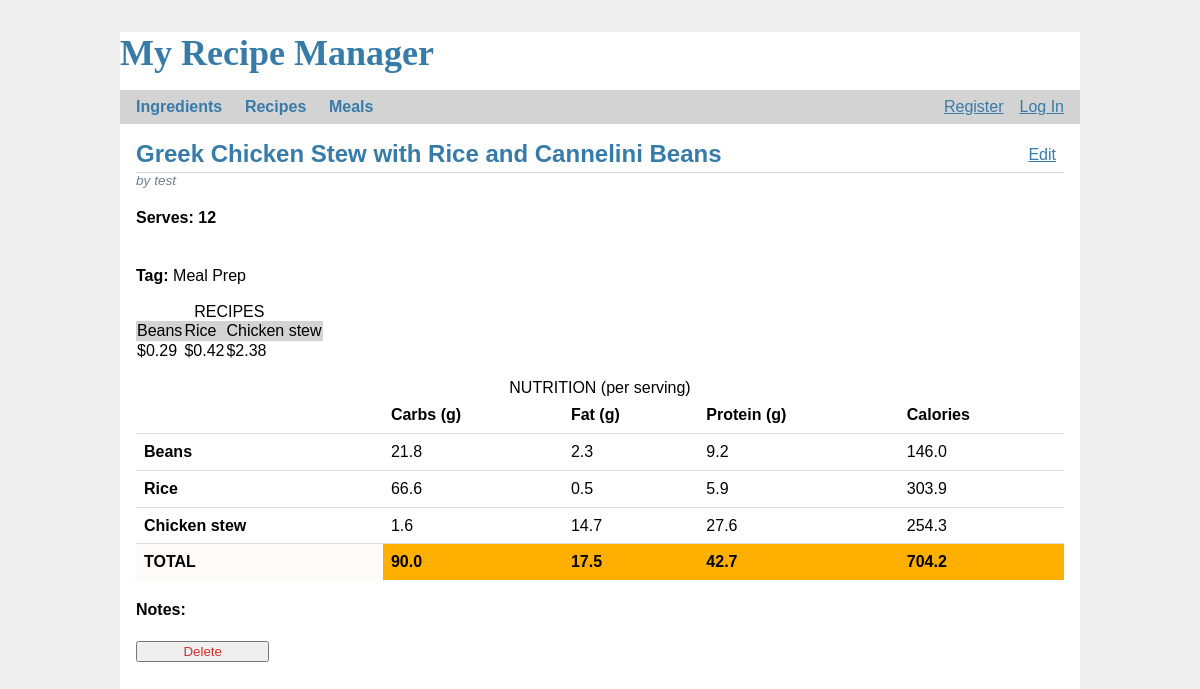
Page /meals/1/ on the committed database.
### tables this page shows
CREATE TABLE meal (
  id INTEGER PRIMARY KEY,
  author_id INTEGER NOT NULL,
  title TEXT NOT NULL,
  tag TEXT CHECK (tag in ('meal_prep', 'easy', 'weekend', 'brunch', 'other')),
  notes TEXT,
  FOREIGN KEY (author_id) REFERENCES user (id)
);

CREATE TABLE recipe (
  id INTEGER PRIMARY KEY,
  author_id INTEGER NOT NULL,
  title TEXT NOT NULL,
  body TEXT NOT NULL,
  servings INTEGER NOT NULL,
  tag TEXT CHECK (tag in ('starches', 'proteins', 'beans', 'vegetables', 'dessert', 'sauces', 'spices', 'others')),
  FOREIGN KEY (author_id) REFERENCES user (id)
);

### app/meals.py (the view)
@bp.route('/<meal_id>/')
def display_meal(meal_id):
    db = get_db()
    meal = db.execute('SELECT * FROM meal WHERE id = ?', (meal_id,)).fetchone()
    if not meal:
        abort(404, f"{meal_id} is not in the Recipe table.")
    recipes = db.execute(
        'SELECT * FROM mealRecipeRelationship WHERE mealID=(?)', (meal_id,)
    ).fetchall()
    recipes_db = []
    servings = recipes[0]['servings'] if recipes[0]['servings'] else 1
    macros_per_recipe = []  # list(list(int)) containing macros of each ingredient
    macro_totals = [0, 0, 0, 0]  # carbs, protein, fat, calories
    prices = []
    if recipes:
        for recipe in recipes:
            recipe_id = str(recipe['recipeID'])
            print(recipe_id)
            recipe_db = db.execute('SELECT * FROM recipe WHERE id=?',
                                   (recipe_id)).fetchone()
            recipes_db.append(recipe_db)
            temp = get_macros_price(recipe_db, servings)
            macros_per_recipe.append(temp[0])
            prices.append(temp[1])
            macro_totals = [round(x + y, 1) for x, y in zip(macro_totals, temp[0])]
    return render_template('meals/display.html', meal=meal, recipes=recipes_db,
                           servings=servings, macro_totals=macro_totals,
                           macros=macros_per_recipe, prices=[round(x, 2) for x in prices])

### app/auth.py (called while the page is built)
@bp.before_app_request
def load_logged_in_user():
    user_id = session.get("user_id")
    if user_id is None:
        g.user = None
    else:
        g.user = (
            get_db().execute("SELECT * FROM user WHERE id = ?", (user_id,)).fetchone()
        )

### app/db.py (called while the page is built)
def get_db():
    if "db" not in g:
        g.db = sqlite3.connect(
            current_app.config["DATABASE"], detect_types=sqlite3.PARSE_DECLTYPES
        )
        g.db.row_factory = sqlite3.Row
    return g.db

### app/meals.py (called while the page is built)
def convert(unit, size):
    size = float(size)
    if unit == 'g' or unit == 'ml':
        return size
    weights = {'kg', 'oz', 'lb'}
    volumes = {'cup', 'l', 'gal', 'T', 't'}
    if unit in weights:
        if unit == 'kg':
            res = size * 1000
        elif unit == 'oz':
            res = size * 28.35
        elif unit == 'lb':
            res = size * 454
    elif unit in volumes:
        if unit == 'cup':
            res = size * 236.58
        elif unit == 'l':
            res = size * 1000
        elif unit == 'gal':
            res = size * 3785.41
        elif unit == 'T':
            res = size * 15
        elif unit == 't':
            res = size * 5
    else:
        res = 0
    return res

### app/templates/meals/display.html (shortened to what this page needs)
{% extends 'base.html' %}
{% block header %}
    <h1>{% block title %}{{ meal['title'] }}{% endblock %}</h1>
    <a class="action" href="{{ url_for('meals.update', meal_id=meal['id']) }}">Edit</a>
{% endblock %}
{% block content %}
    <article class="post">
        <header>
            <div class="about">by {{ meal['author_ID'] }}
            </div>
        </header>
        <h4>Serves: {{ servings }}</h4>
        <div><br/> <b>Tag:</b>
            {% if meal['tag'] == "meal_prep" %} Meal Prep
            {% elif meal['tag'] == "easy" %} Quick & Easy
            {% elif meal['tag'] == "weekend" %} Weekend cooking
            {% elif meal['tag'] == "brunch" %} Brunch
            {% elif meal['tag'] == "other" %} Other
            {% endif %}
        </div>
        <table>
            <caption>RECIPES</caption>
            <tr>
                {% for recipe in recipes %}
                    <td style="background-color: lightgray">
                        {{ recipe['title'] }}
                        {% if not loop.last %}
                            <br>
                        {% endif %}
                    </td>
                {% endfor %}
            </tr>
            <tr>
                {% for recipe in recipes %}
                    <td>
                     ${{ prices[loop.index0] }}
                        {% if not loop.last %}
                            <br>
                        {% endif %}
                    </td>
                {% endfor %}
            </tr>
        </table>
        <br>
        <table class="table table-hover">
            <caption>NUTRITION (per serving)</caption>
            <thead>
            <tr>
                <th scope="col"></th>
                <th scope="col">Carbs (g)</th>
                <th scope="col">Fat (g)</th>
                <th scope="col">Protein (g)</th>
                <th scope="col">Calories</th>
            </tr>
            </thead>
            <tbody>
            {% for recipe in recipes %}
                <tr>
                <th scope="row">{{ recipe['title'] }}</th>
                <td>{{ macros[loop.index0][0] }}</td>
                <td>{{ macros[loop.index0][1] }}</td>
                <td>{{ macros[loop.index0][2] }}</td>
                <td>{{ macros[loop.index0][3] }}</td>
            {% endfor %}
            </tr>
            <tr>
            <tr>
                <th scope="row" bgcolor="#fffafa">TOTAL</th>
                <td bgcolor=#fffafa"><strong>{{ macro_totals[0] }}</strong></td>
                <td bgcolor=#fffafa"><strong>{{ macro_totals[1] }}</strong></td>
                <td bgcolor=#fffafa"><strong>{{ macro_totals[2] }}</strong></td>
                <td bgcolor=#fffafa"><strong>{{ macro_totals[3] }}</strong></td>
            </tr>
            </tbody>
        </table>
        <h4>Notes:</h4>
    </article>
    <form action="{{ url_for('meals.delete', name_key=meal['id']) }}" method="post">
        <input class="danger" type="submit" value="Delete" onclick="return confirm('Are you sure?');">
    </form>
{% endblock %}

### app/static/style.css (style rules this page uses)
h1 { font-family: Verdana, sans-serif; color: #377ba8; margin: 1rem 0; }
a { color: #377ba8; }
nav ul li a, nav ul li span, header .action { display: block; padding: 0.5rem; }
.content > header h1 { flex: auto; margin: 1rem 0 0.25rem 0; }
.post > header { display: flex; align-items: flex-end; font-size: 0.85em; }
.post > header > div:first-of-type { flex: auto; }
.post .about { color: slategray; font-style: italic; }
.content form { margin: 1em 0; display: flex; flex-direction: column; }
.content input, .content textarea { margin-bottom: 1em; }
input.danger { color: #cc2f2e; }
input[type=submit] { align-self: start; min-width: 10em; }
table { max-width: 100%; background-color: transparent; border-collapse: collapse; border-spacing: 0; }
.table { width: 100%; margin-bottom: 20px; }
.table th, .table td { padding: 8px; line-height: 20px; text-align: left; vertical-align: top; border-top: 1px solid #dddddd; }
.table th { font-weight: bold; }
.table thead th { vertical-align: bottom; }
.table caption + thead tr:first-child th, .table caption + thead tr:first-child td, .table colgroup + thead tr:first-child th, .table colgroup + thead tr:first-child td, .table thead:first-child tr:first-child th, .table thead:first-child tr:first-child td { border-top: 0; }

### rows in the picture
meal: title "Greek Chicken Stew with Rice and Cannelini Beans", author_ID "test"
recipe: title "Beans", index0 "0.29", macros "21.8", macros "2.3", macros "9.2", macros "146.0"
recipe: title "Rice", index0 "0.42", macros "66.6", macros "0.5", macros "5.9", macros "303.9"
recipe: title "Chicken stew", index0 "2.38", macros "1.6", macros "14.7", macros "27.6", macros "254.3"

### other values in the picture
{{ servings }} "12"
{{ macro_totals[0] }} "90.0"
{{ macro_totals[1] }} "17.5"
{{ macro_totals[2] }} "42.7"
{{ macro_totals[3] }} "704.2"
